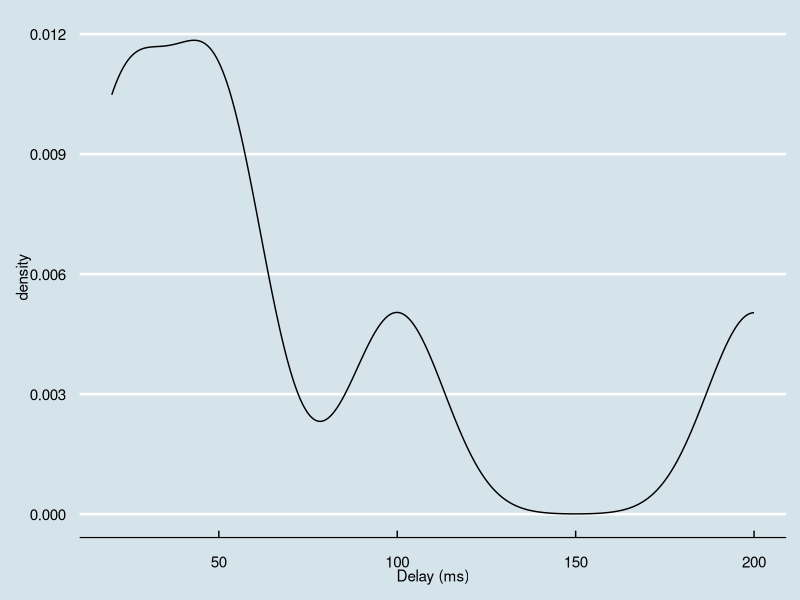

Write the R code that produced this figure.
#!/usr/bin/env Rscript

# load in the thangs
library(ggplot2)
library(scales)
library(ggthemes)

# read csv files
data <- read.csv('time_series.csv')

# set timestamp
data$timestamp_obj <- as.POSIXct(data$timestamp, format="%Y-%m-%d %H:%M:%S")

# create png
png('time_series_kde.png', width=800, height=800)

# create svg
svg('time_series_kde.svg', width=8, height=5)

# use ggplot
ggplot(data, aes(x=delay)) + 
    geom_line(stat='density', adjust=1/2) + 
    xlab("Delay (ms)") + 
    theme_economist() + 
    scale_colour_economist()
dev.off()
